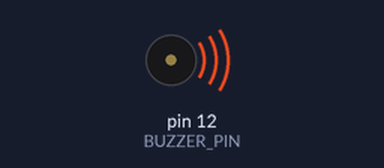
The sketch below on a simulated Arduino Uno, built with avr-gcc and run on an emulated ATmega328P. On the bench: buzzer (waves = sounding).

Above: at 0.2 s.
At 5.0 s:
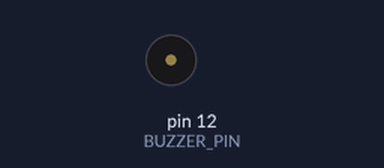
Timing chart, 0 to 6.4 s (numbered marks = the images above):
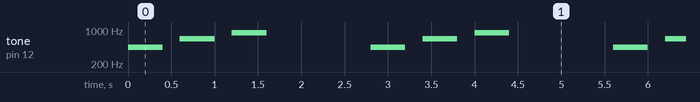

The sketch:

Challenge03_ThreeNotes.ino
```cpp
// Play three notes in sequence, with a short silence after each one.
const int BUZZER_PIN = 12;
const int NOTES[] = {440, 660, 880};

void setup() {
  pinMode(BUZZER_PIN, OUTPUT);
}

void loop() {
  for (int index = 0; index < 3; index++) {
    tone(BUZZER_PIN, NOTES[index]);
    delay(400);
    noTone(BUZZER_PIN);
    delay(200);
  }

  delay(1000);
}
```

Measured:
- by itself, tone on pin 12 (BUZZER_PIN): repeats every 2.8 s: silent 0.20 s, 660 Hz 0.40 s, silent 0.20 s, 880 Hz 0.40 s, silent 1.2 s, 440 Hz 0.40 s
